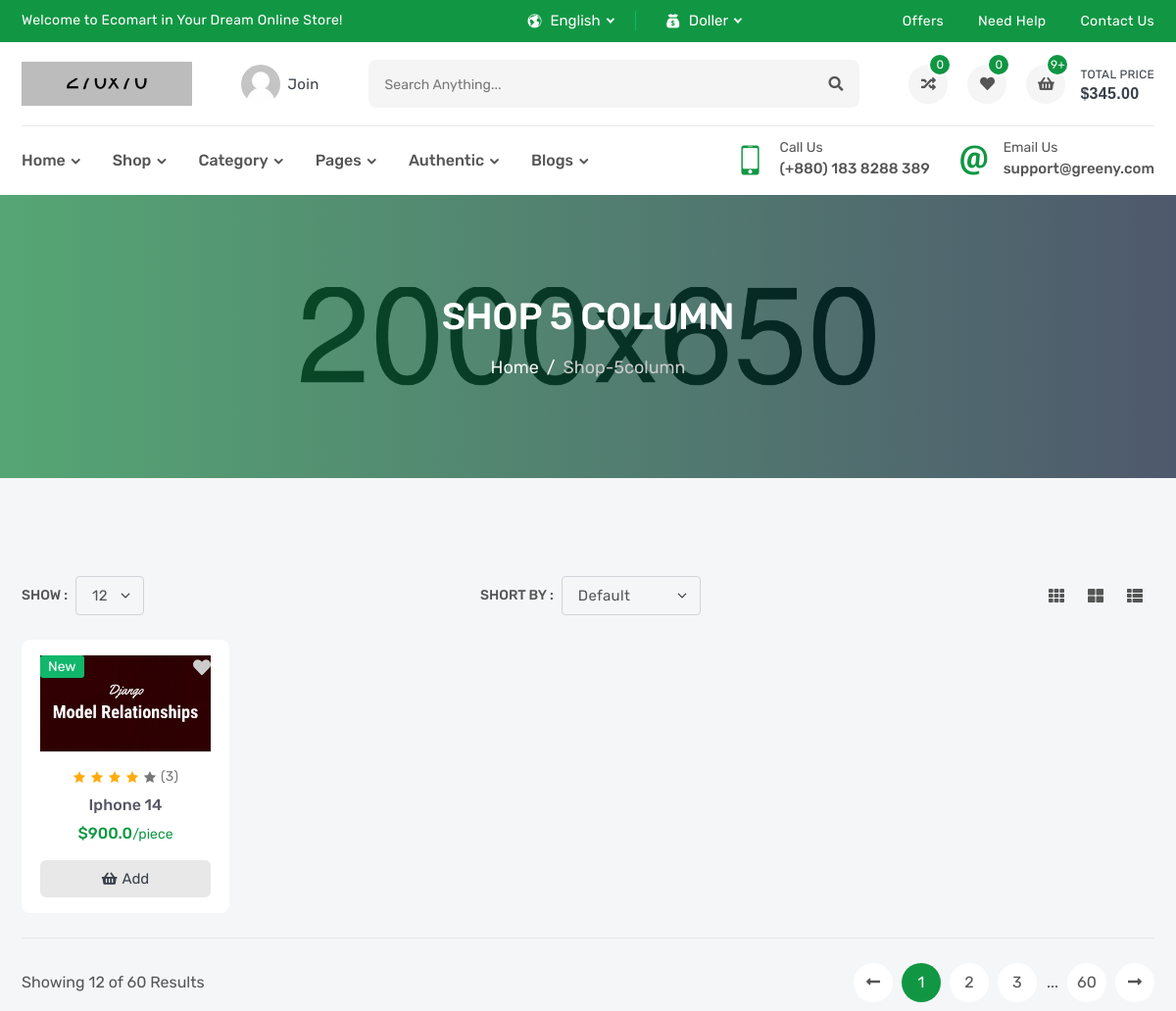
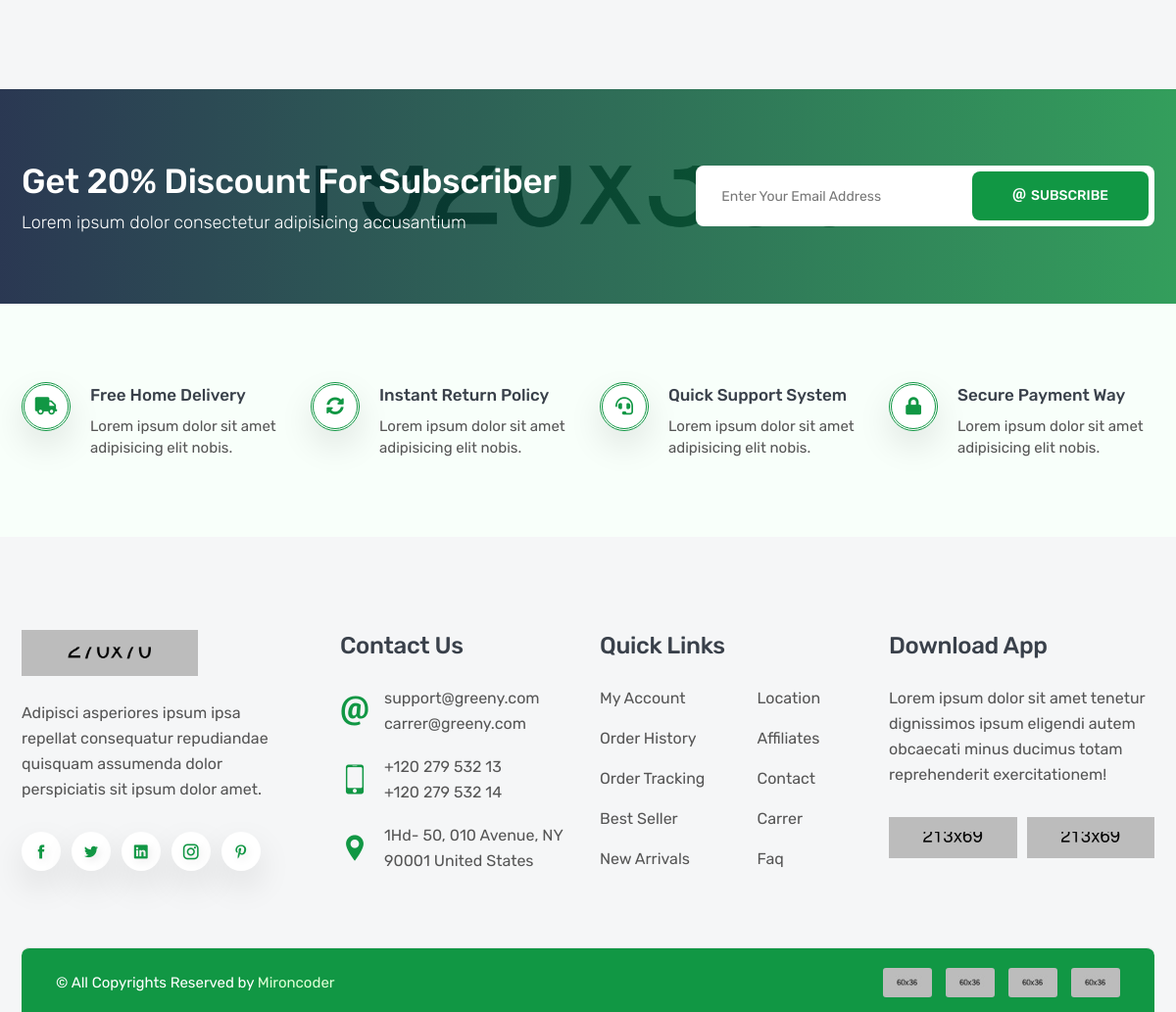
Screenshot of /products/ with the database file from the repository (2 pictures, top to bottom).
### products/models.py (models this page shows, shortened)
class Product(models.Model):
    name=models.CharField(_('name'),max_length=120)
    description=models.TextField(_('description'), max_length=30000)
    sku=models.IntegerField(_('sku'))
    price=models.FloatField(_('price'))
    subtitle=models.TextField(_('subtitle'), max_length=600)
    brand=models.ForeignKey('brand', verbose_name=_('brand'),on_delete=models.CASCADE, related_name='product_brand')
    image=models.ImageField(_('image'), upload_to='products')
    flag=models.CharField(_('flag'), max_length=20, choices=FLAG_TYPES)
    tags=TaggableManager()
    slug=models.SlugField(null=True, blank=True)
    def __str__(self):
        return self.name

### products/views.py (the view)
# urls.py: path('',ProductList.as_view(), name='product_list'),
class ProductList(generic.ListView):
    model=Product

### products/templates/products/product_list.html (shortened to what this page needs)
{% extends 'base.html' %}
{% block body%}
        <section class="inner-section single-banner" style="background: url(images/single-banner.jpg) no-repeat center;">
            <div class="container">
                <h2>Shop 5 Column</h2>
                <ol class="breadcrumb">
                    <li class="breadcrumb-item"><a href="index.html">Home</a></li>
                    <li class="breadcrumb-item active" aria-current="page">shop-5column</li>
                </ol>
            </div>
        </section>
        <section class="inner-section shop-part">
            <div class="container">
                <div class="row">
                    <div class="col-lg-12">
                        <div class="top-filter">
                            <div class="filter-show">
                                <label class="filter-label">Show :</label>
                                <select class="form-select filter-select">
                                    <option value="1">12</option>
                                </select>
                            </div>
                            <div class="filter-short">
                                <label class="filter-label">Short by :</label>
                                <select class="form-select filter-select">
                                    <option selected>default</option>
                                </select>
                            </div>
                            <div class="filter-action">
                                <a href="shop-3column.html" title="Three Column"><i class="fas fa-th"></i></a>
                                <a href="shop-2column.html" title="Two Column"><i class="fas fa-th-large"></i></a>
                                <a href="shop-1column.html" title="One Column"><i class="fas fa-th-list"></i></a>
                            </div>
                        </div>
                    </div>
                </div>
                <div class="row row-cols-2 row-cols-md-3 row-cols-lg-3 row-cols-xl-5">
                    {% for product in object_list %}
                        <div class="col">
                            <div class="product-card">
                                <div class="product-media">
                                    <div class="product-label">
                                        <label class="label-text new">{{product.flag}}</label>
                                    </div>
                                    <button class="product-wish wish">
                                        <i class="fas fa-heart"></i>
                                    </button>
                                    <a class="product-image" href="{% url 'products:product_detail' product.slug %}">
                                        <img src="{{product.image.url}}" alt="product">
                                    </a>
                                </div>
                                <div class="product-content">
                                    <div class="product-rating">
                                        <i class="active icofont-star"></i>
                                        <i class="active icofont-star"></i>
                                        <i class="active icofont-star"></i>
                                        <i class="active icofont-star"></i>
                                        <i class="icofont-star"></i>
                                        <a href="product-video.html">(3)</a>
                                    </div>
                                    <h6 class="product-name">
                                        <a href="{% url 'products:product_detail' product.slug %}">{{product}}</a>
                                    </h6>
                                    <h6 class="product-price">
                                        <span>${{product.price}}<small>/piece</small></span>
                                    </h6>
                                    <button class="product-add" title="Add to Cart">
                                        <i class="fas fa-shopping-basket"></i>
                                        <span>add</span>
                                    </button>
                                </div>
                            </div>
                        </div>
                    {% endfor %}
                </div>
                <div class="row">
                    <div class="col-lg-12">
                        <div class="bottom-paginate">
                            <p class="page-info">Showing 12 of 60 Results</p>
                            <ul class="pagination">
                                <li class="page-item">
                                    <a class="page-link" href="#">
                                        <i class="fas fa-long-arrow-alt-left"></i>
                                    </a>
                                </li>
                                <li class="page-item"><a class="page-link active" href="#">1</a></li>
                                <li class="page-item"><a class="page-link" href="#">2</a></li>
                                <li class="page-item"><a class="page-link" href="#">3</a></li>
                                <li class="page-item">...</li>
                                <li class="page-item"><a class="page-link" href="#">60</a></li>
                                <li class="page-item">
                                    <a class="page-link" href="#">
                                        <i class="fas fa-long-arrow-alt-right"></i>
                                    </a>
                                </li>
                            </ul>
                        </div>
                    </div>
                </div>
            </div>
        </section>
{% endblock body %}

### rows the page displays
Product: flag "New", image (picture), name "Iphone 14", price "900.0"
